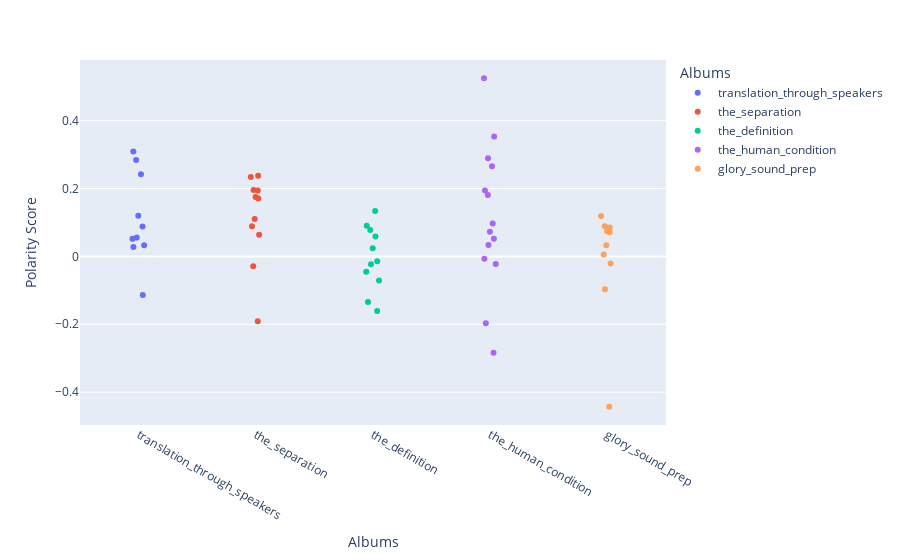

Notebook source saved alongside this figure:
### Code cell
fig = px.strip(data,
x = data.album,
y = data.polarity.round(3),
hover_name = 'titles',
color = 'album',
labels = {'album': 'Albums', 'y': 'Polarity Score'}
)
fig.show()

### Figure 1 — Plotly figure (JSON) as saved in the notebook; plotly's stock layout.template omitted (floating-point values rounded to 4 significant figures)
{"data": [{"alignmentgroup": "True", "boxpoints": "all", "fillcolor": "rgba(255,255,255,0)", "hoveron": "points", "hovertemplate": "<b>%{hovertext}</b><br><br>Albums=%{x}<br>Polarity Score=%{y}<extra></extra>", "hovertext": ["dead man wallking", "dont ask cuz i dont know", "for the dreamers", "life", "paper planes", "the wonder years", "timeless", "waves of loneliness", "while you count sheep", "wutup snow"], "legendgroup": "translation_through_speakers", "line": {"color": "rgba(255,255,255,0)"}, "marker": {"color": "#636efa"}, "name": "translation_through_speakers", "offsetgroup": "translation_through_speakers", "orientation": "v", "pointpos": 0, "showlegend": true, "type": "box", "x": ["translation_through_speakers", "translation_through_speakers", "translation_through_speakers", "translation_through_speakers", "translation_through_speakers", "translation_through_speakers", "translation_through_speakers", "translation_through_speakers", "translation_through_speakers", "translation_through_speakers"], "x0": " ", "xaxis": "x", "y": [0.033, 0.309, 0.028, 0.052, 0.242, 0.056, 0.12, 0.284, 0.088, -0.114], "y0": " ", "yaxis": "y"}, {"alignmentgroup": "True", "boxpoints": "all", "fillcolor": "rgba(255,255,255,0)", "hoveron": "points", "hovertemplate": "<b>%{hovertext}</b><br><br>Albums=%{x}<br>Polarity Score=%{y}<extra></extra>", "hovertext": ["2 rocking chairs", "eyes to the sky", "halloween", "jim morrison", "kingdom come", "newyorksoul", "one more time", "superman, the gift and the curse", "to my future wife...", "ungrateful eyes", "when the lions come"], "legendgroup": "the_separation", "line": {"color": "rgba(255,255,255,0)"}, "marker": {"color": "#EF553B"}, "name": "the_separation", "offsetgroup": "the_separation", "orientation": "v", "pointpos": 0, "showlegend": true, "type": "box", "x": ["the_separation", "the_separation", "the_separation", "the_separation", "the_separation", "the_separation", "the_separation", "the_separation", "the_separation", "the_separation", "the_separation"], "x0": " ", "xaxis": "x", "y": [0.175, 0.238, -0.191, 0.11, 0.089, 0.171, 0.194, -0.029, 0.234, 0.196, 0.064], "y0": " ", "yaxis": "y"}, {"alignmentgroup": "True", "boxpoints": "all", "fillcolor": "rgba(255,255,255,0)", "hoveron": "points", "hovertemplate": "<b>%{hovertext}</b><br><br>Albums=%{x}<br>Polarity Score=%{y}<extra></extra>", "hovertext": ["a haunted house", "an immigrant", "carry your throne", "human", "jungle", "luxury", "munny right", "ooh", "pre-occupied", "run wild", "simple and sweet"], "legendgroup": "the_definition", "line": {"color": "rgba(255,255,255,0)"}, "marker": {"color": "#00cc96"}, "name": "the_definition", "offsetgroup": "the_definition", "orientation": "v", "pointpos": 0, "showlegend": true, "type": "box", "x": ["the_definition", "the_definition", "the_definition", "the_definition", "the_definition", "the_definition", "the_definition", "the_definition", "the_definition", "the_definition", "the_definition"], "x0": " ", "xaxis": "x", "y": [-0.014, 0.024, 0.134, -0.161, 0.078, -0.023, 0.059, -0.071, -0.134, -0.045, 0.09], "y0": " ", "yaxis": "y"}, {"alignmentgroup": "True", "boxpoints": "all", "fillcolor": "rgba(255,255,255,0)", "hoveron": "points", "hovertemplate": "<b>%{hovertext}</b><br><br>Albums=%{x}<br>Polarity Score=%{y}<extra></extra>", "hovertext": ["80's films", "all time low", "fashion", "guillotine", "hand of god (outro)", "he is the same", "irobot", "maybe idk", "morning in america", "new york soul (part ii)", "overwhelming", "the good in me", "weight of the world", "woke the fuck up"], "legendgroup": "the_human_condition", "line": {"color": "rgba(255,255,255,0)"}, "marker": {"color": "#ab63fa"}, "name": "the_human_condition", "offsetgroup": "the_human_condition", "orientation": "v", "pointpos": 0, "showlegend": true, "type": "box", "x": ["the_human_condition", "the_human_condition", "the_human_condition", "the_human_condition", "the_human_condition", "the_human_condition", "the_human_condition", "the_human_condition", "the_human_condition", "the_human_condition", "the_human_condition", "the_human_condition", "the_human_condition", "the_human_condition"], "x0": " ", "xaxis": "x", "y": [0.289, -0.007, 0.073, 0.525, -0.022, 0.034, 0.181, 0.266, -0.197, 0.097, 0.194, 0.353, 0.052, -0.284], "y0": " ", "yaxis": "y"}, {"alignmentgroup": "True", "boxpoints": "all", "fillcolor": "rgba(255,255,255,0)", "hoveron": "points", "hovertemplate": "<b>%{hovertext}</b><br><br>Albums=%{x}<br>Polarity Score=%{y}<extra></extra>", "hovertext": ["adult swim", "blu", "cautionary tales", "conversations with my wife", "couples retreat", "jt", "let's begin", "mah's joint", "stupid deep", "the internet"], "legendgroup": "glory_sound_prep", "line": {"color": "rgba(255,255,255,0)"}, "marker": {"color": "#FFA15A"}, "name": "glory_sound_prep", "offsetgroup": "glory_sound_prep", "orientation": "v", "pointpos": 0, "showlegend": true, "type": "box", "x": ["glory_sound_prep", "glory_sound_prep", "glory_sound_prep", "glory_sound_prep", "glory_sound_prep", "glory_sound_prep", "glory_sound_prep", "glory_sound_prep", "glory_sound_prep", "glory_sound_prep"], "x0": " ", "xaxis": "x", "y": [0.119, 0.033, 0.006, 0.074, -0.443, -0.097, 0.089, 0.071, -0.021, 0.085], "y0": " ", "yaxis": "y"}], "layout": {"boxmode": "overlay", "legend": {"title": {"text": "Albums"}, "tracegroupgap": 0}, "margin": {"t": 60}, "xaxis": {"anchor": "y", "categoryarray": ["translation_through_speakers", "the_separation", "the_definition", "the_human_condition", "glory_sound_prep"], "categoryorder": "array", "domain": [0, 1], "title": {"text": "Albums"}}, "yaxis": {"anchor": "x", "domain": [0, 1], "title": {"text": "Polarity Score"}}}}
